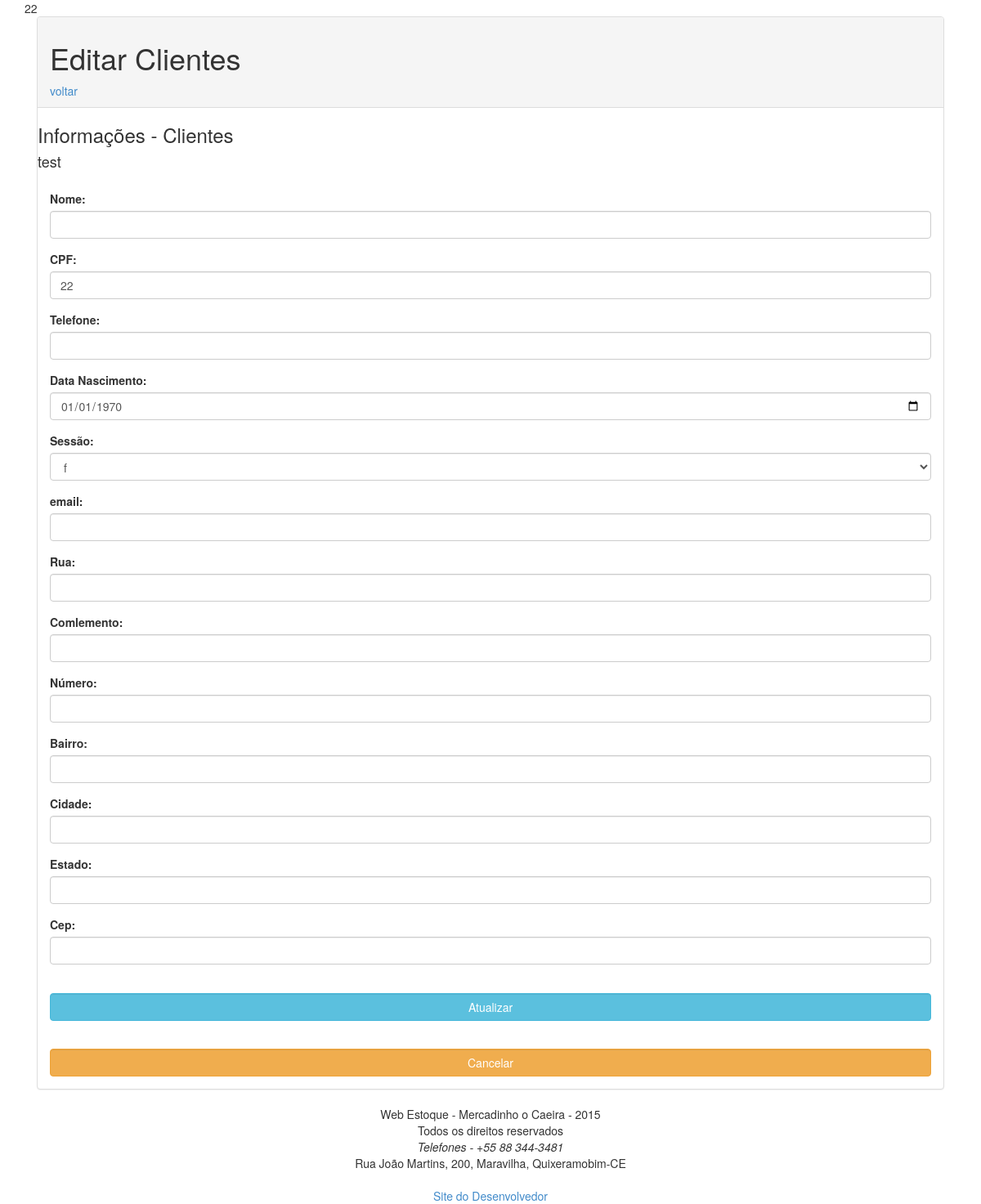
The app's page /app/view/cliente/editarCliente.php?cpf_cliente=22 (signed in) with its own data.
### tables this page shows
CREATE TABLE IF NOT EXISTS `clientes` (
  `nome` varchar(50) NOT NULL,
  `cpf` bigint(11) NOT NULL,
  `telefone` varchar(15) NOT NULL,
  `nascimento` date NOT NULL,
  `sexo` varchar(1) NOT NULL,
  `email` varchar(50) NOT NULL,
  `rua` varchar(40) NOT NULL,
  `complemento` varchar(40) NOT NULL,
  `n` varchar(10) NOT NULL,
  `bairro` varchar(30) NOT NULL,
  `cidade` varchar(40) NOT NULL,
  `estado` varchar(40) NOT NULL,
  `cep` varchar(40) NOT NULL
);

### app/view/cliente/editarcliente.php (the view, shortened to what this page needs)
<?php
		$cpf_cliente = ($_GET['cpf_cliente']);
		$conecta = mysql_connect("localhost", "root", "") or print (mysql_error());
        $sql = "SELECT cpf, nome, telefone, nascimento, sexo, email, rua, complemento, n, bairro, cidade, estado, cep FROM clientes WHERE cpf = $cpf_cliente";
        $result = mysql_query($sql, $conecta);
         while( $consulta = mysql_fetch_array($result)) {
		?>
	<!DOCTYPE html>
<html>
	<head>
	<link rel="stylesheet" type="text/css" href="../../model/css/bootstrap.css">
	</head>
	<body class="container cadastro">
	<div  class="col-xs-12">
		<div class="panel panel-default">
			<div class="panel-heading">
				<h1 >Editar Clientes</h1>
				<a href="editarCliente.php">voltar</a>
			</div>
			<h3> Informações -  Clientes</h3>
			<h4><?echo "$consulta[nome]";?></h4>
			<div class="panel-body">
				<form   method="POST" enctype="multipart/form-data" action="../../controller/cliente/editarcliente.php">
					<div class="form-group">
						<label class="control-label">Nome:</label>
						<div >
							<input type="number" name="nome_cliente" value="<?php echo $consulta['nome']?>" class="form-control"/>
						</div>
					</div>
					<div class="form-group">
						<label class="control-label">CPF:</label>
						<div >
							<input type="number" name="cpf_cliente" value="<?php echo $consulta['cpf']?>" class="form-control"/>
						</div>
					</div>
					<div class="form-group">
						<label class="control-label">Telefone:</label>
						<div >
							<input type="text" name="telefone_cliente" value="<?php echo $consulta['telefone']?>" class="form-control"/>
						</div>
					</div>
					<div class="form-group">
						<label class=" control-label">Data Nascimento:</label>
						<div >
							<input type="date" name="nascimento_cliente" value="<?php echo $consulta['nascimento']?>" class="form-control"/>
						</div>
					</div>
					<div class="form-group">
						<label class="control-label">Sessão:</label>
						<div >
							<select  name="sexo_cliente"  class="form-control">
								<option value="<?php echo $consulta['sexo'];?>"><? echo $consulta['sexo'];?></option>
							</select>
						</div>
					</div>
					<div class="form-group">
						<label>email:</label>
						<div >
							<input type="email" name="email_cliente" value="<?php echo $consulta['email']?>" class="form-control"/>
						</div>
					</div>
					<div class="form-group">
						<label>Rua:</label>
						<div >
							<input type="text" name="rua_cliente" value="<?php echo $consulta['rua']?>" class="form-control"/>
						</div>
					</div>
					<div class="form-group">
						<label>Comlemento:</label>
						<div >
							<input type="text" name="complemento_cliente" value="<?php echo $consulta['complemento']?>" class="form-control"/>
						</div>
					</div>
					<div class="form-group">
						<label>Número:</label>
						<div >
							<input type="text" name="numero_cliente" value="<?php echo $consulta['n']?>" class="form-control"/>
						</div>
					</div>
					<div class="form-group">
						<label>Bairro:</label>
						<div >
							<input type="text" name="bairro_cliente" value="<?php echo $consulta['bairro']?>" class="form-control"/>
						</div>
					</div>
					<div class="form-group">
						<label>Cidade:</label>
						<div >
							<input type="text" name="cidade_cliente" value="<?php echo $consulta['cidade']?>" class="form-control"/>
						</div>
					</div>
					<div class="form-group">
						<label>Estado:</label>
						<div >
							<input type="text" name="estado_cliente" value="<?php echo $consulta['estado']?>" class="form-control"/>
						</div>
					</div>
					<div class="form-group">
						<label>Cep:</label>
						<div >
							<input type="text" name="cep_cliente" value="<?php echo $consulta['cep']?>" class="form-control"/>
						</div>
					</div>
						<br>
						<input type="submit" class="btn btn-info form-control" name="enviar" value="Atualizar"/>  <br><br>
				</form>
					<button class="btn btn-warning form-control" onclick="voltar();">Cancelar</button>
					</div>
			</div>
		</div>
<?php
		};
?>
<?php
	require_once('../../model/footer.php');
?>

### records on screen
clientes: nome "test", cpf_cliente "22", nascimento_cliente "01/01/1970", sexo_cliente "f"
